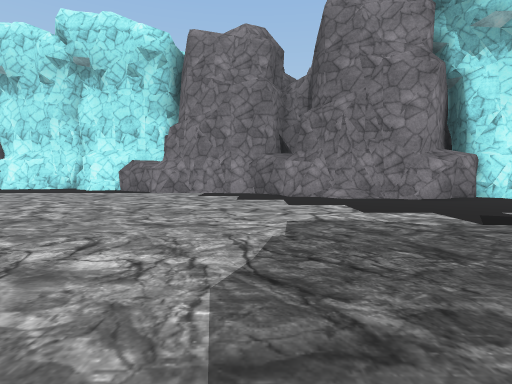
[1] (above)

23 first-person views from a walk through a 3-D level made in the Unity game engine. The camera is 1.2 m above the floor, tilts 4° down and sees 80° across. The floor is counted in squares, 2 m on a side. Each view is taken from the middle of a square. On the plan, view 1 faces up. The plan holds only what a view shows up to about 9 squares ahead; the rest is blank. The place goes on beyond the plan. The player character is not drawn. Some surface patterns are stand-ins.

[2]
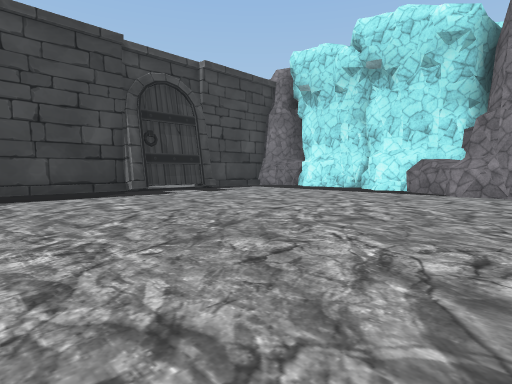

[3]
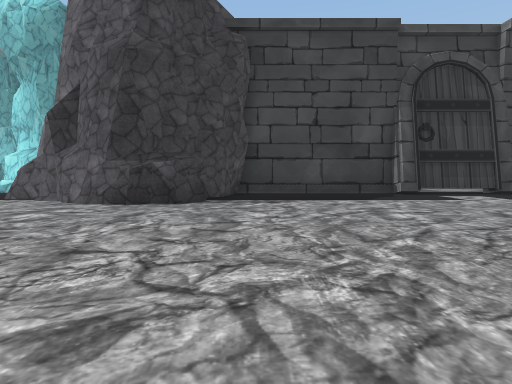

[4]
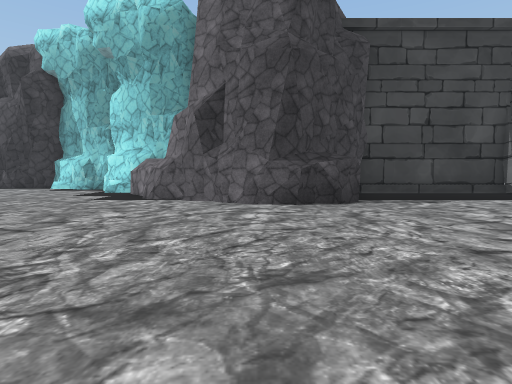

[5]
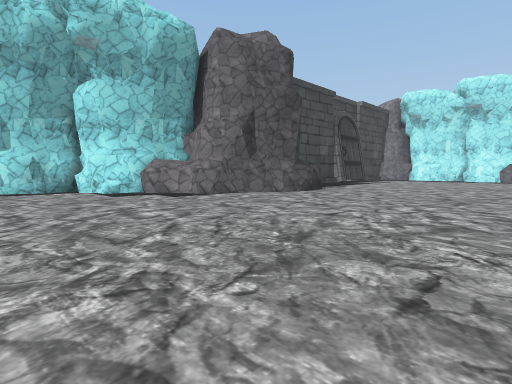

[6]
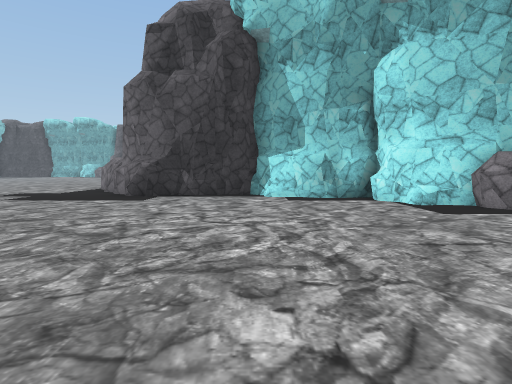

[7]
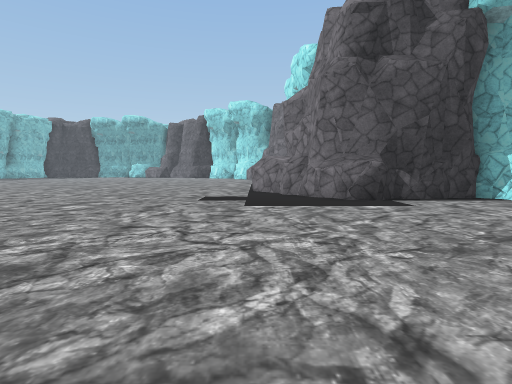

[8]
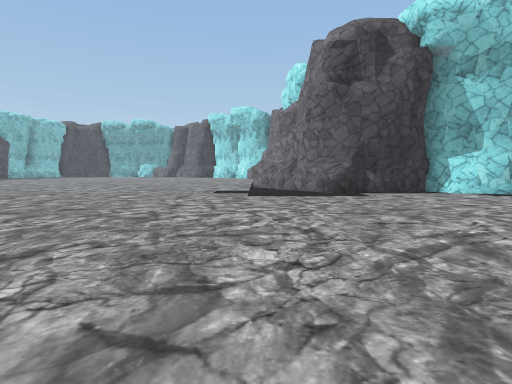

[9]
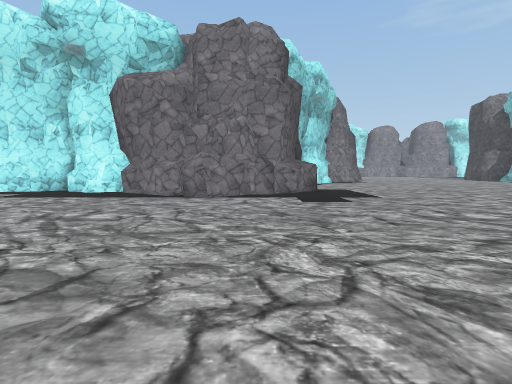

[10]
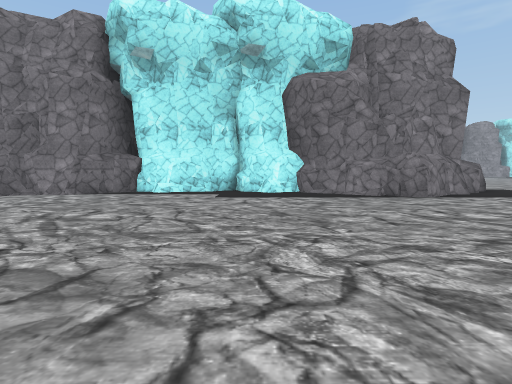

[11]
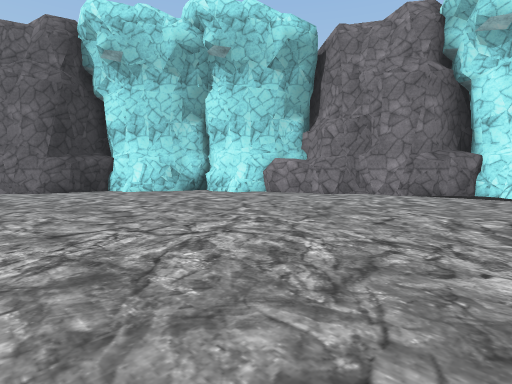

[12]
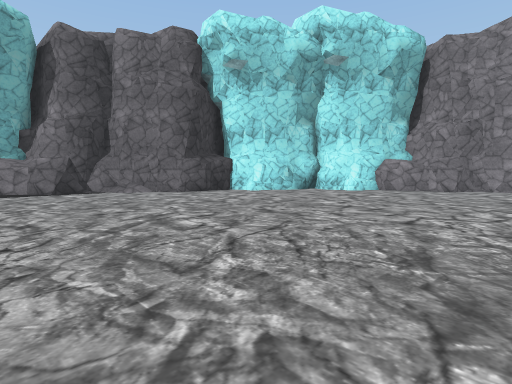

[13]
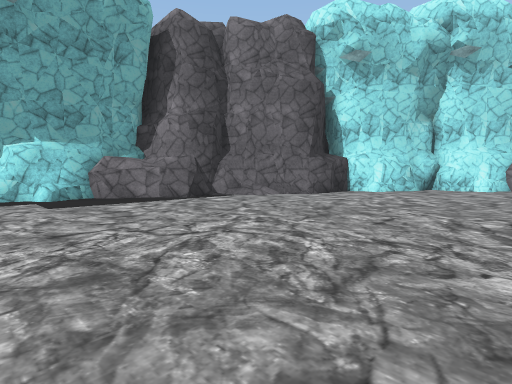

[14]
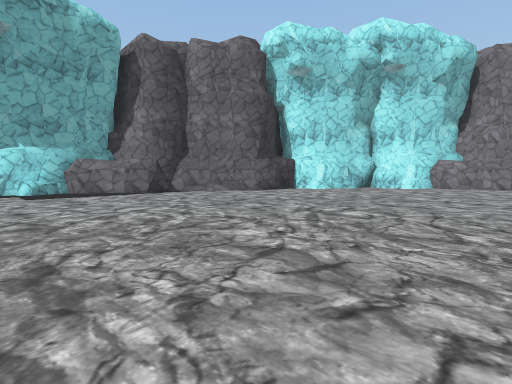

[15]
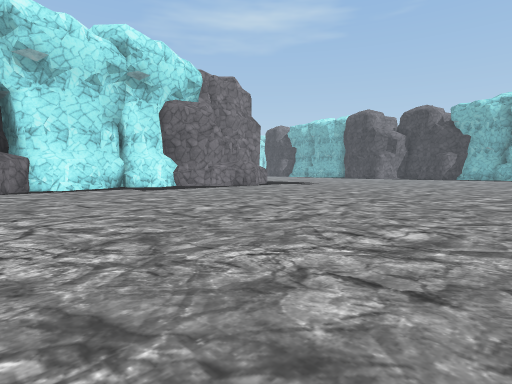

[16]
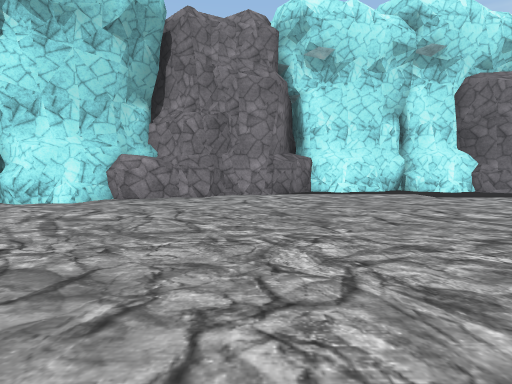

[17]
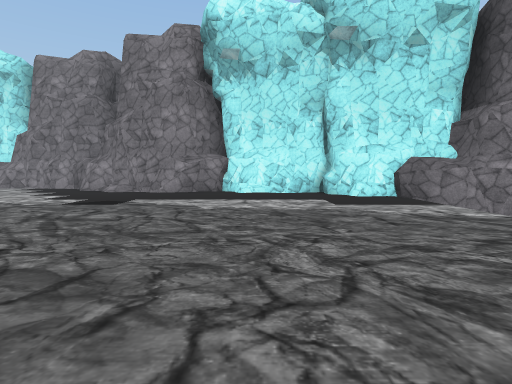

[18]
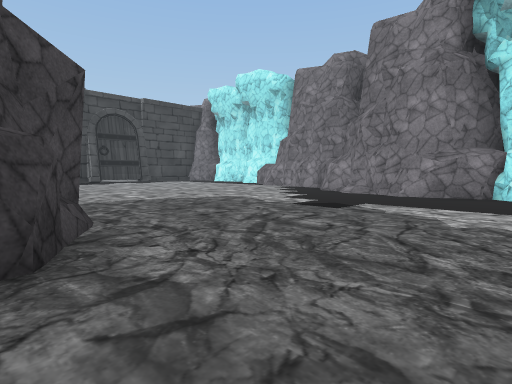

[19]
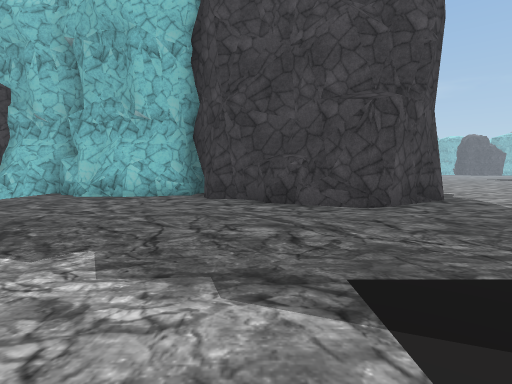

[20]
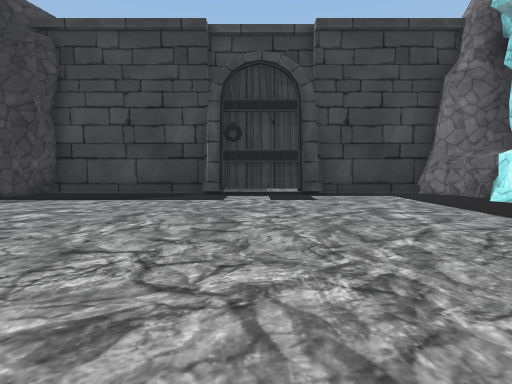

[21]
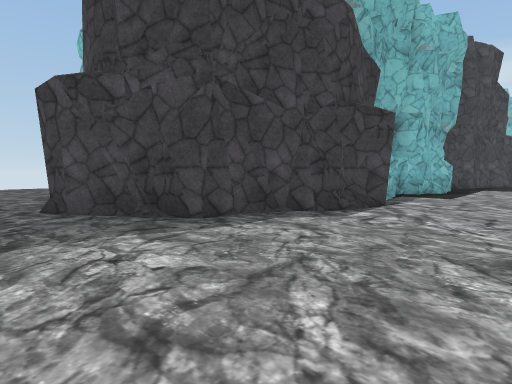

[22]
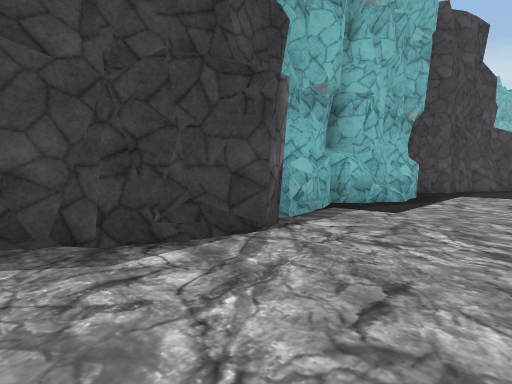

[23]
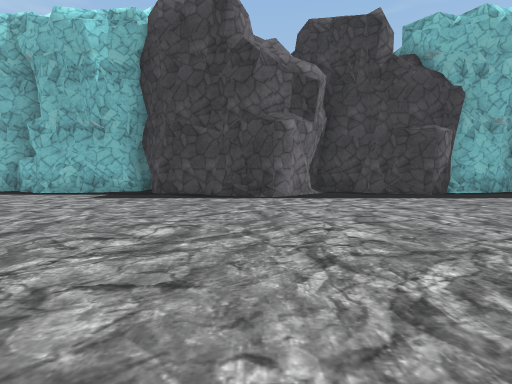

### Floor plan
Key: @ floor where view 1 was taken; # wall or solid block; . floor; O other object.
Columns run from 34 left of view 1 to 10 right of it. Each row starts with its distance up from view 1.
  9                        #......#####
  8                        #..........##
  7                        #...........########
  6                        .#.................##
  5                        .O..................##
  4                        .#...................#
  3                        #....................
  2                        #....................
  1                        #....................
  0                        #..........@.#......
 -1                        ####........####.....
 -2                           #.......##  ##.##.
 -3                           #.......#    ######
 -4                          ##.......#
 -5                         ##........#
 -6                        ##.........#
 -7                       ##..........#
 -8                       #...........#
 -9                      ##...........#
-10                      #............#
-11                      #............#
-12                      #...........##
-13            #######  ##...........#
-14          ###.....####...........##
-15       ####.........#.............##
-16      ##...........................#
-17     ##............................#
-18    ##....................... ....##
-19    #.......................    ..##
-20    #.....................       ..#
-21   ##....................         .#
-22   #....................
-23  ##...................
-24  #..............
-25 ##..........
-26 #..........
-27    ........

Where each view was taken, in squares from view 1:
view 1: 0 up, 0 right, facing up
view 2: 0 up, 1 left, facing up-left
view 3: 0 up, 2 left, facing left
view 4: 3 down, 2 left, facing left
view 5: 10 down, 2 left, facing up-left
view 6: 10 down, 5 left, facing left
view 7: 15 down, 6 left, facing left
view 8: 15 down, 4 left, facing left
view 9: 22 down, 14 left, facing up
view 10: 22 down, 19 left, facing up
view 11: 22 down, 21 left, facing up-left
view 12: 25 down, 23 left, facing up-left
view 13: 27 down, 26 left, facing up-left
view 14: 27 down, 24 left, facing up-left
view 15: 24 down, 24 left, facing up-right
view 16: 22 down, 24 left, facing up
view 17: 2 down, 6 right, facing up
view 18: 1 down, 6 right, facing up-left
view 19: 5 up, 4 right, facing down
view 20: 5 up, 2 left, facing left
view 21: 1 up, 3 left, facing down-right
view 22: 2 down, 3 left, facing down-right
view 23: 14 down, 9 left, facing right
